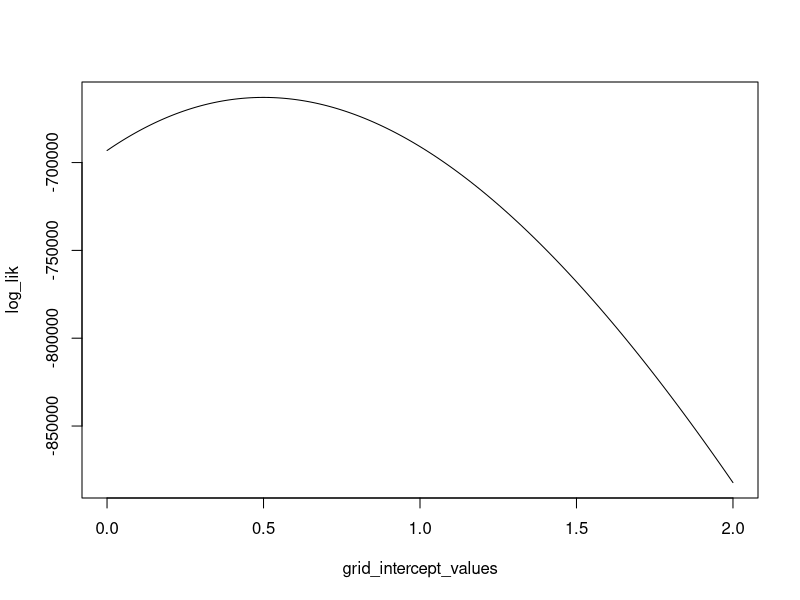

Generate this figure with R:
#### The following code will simulate data & estimate the parameters 
#### using the optim function 


#### Model with only intercept term 

#### define true values of the parameters #####
intercept = 0.5

n <- 1000000

 
#### set seed for reproducibility 
set.seed(55405)
#### generate a covariate 
age <- runif(n,0,100)

#### simulate the data #### 
p = exp(intercept)/(1+exp(intercept))

binomial_data <- rbinom(n,size=1,prob=p)


#### Write the log likelihood function 

log_lik_fun <- function(beta_0,data,age)
{
  
 
  
  
  
  
  
  n = length(data)
  
  sum(data * (beta_0 -log(1+exp(beta_0))) + (1-data) * (-1*log(1+exp(beta_0)))) 
  
  
  
  
  
}

#### Optimize the parameters using the optim function
#### Note fnscale=-1 turns it into a maximization problem 

intercept_estimate <- optim(0,log_lik_fun,age=age,data=binomial_data,control= list(fnscale=-1))$par 

#### Plotting the log likelihood function over a grid of values 

grid_intercept_values <- seq(0,2,0.01)

log_lik <- sapply(grid_intercept_values,log_lik_fun,data=binomial_data)

plot(grid_intercept_values,log_lik,type="l")






#### model with a single predictor ####

#### Define the true values of the parameters 

intercept = 0.5

slope =1 

#### set the seed for reproducibility 

set.seed(55405)

age <- rpois(n,5)

#### Simulate the data 

p1 = exp(intercept+slope*age)/(1+exp(intercept+slope*age))

binomial_data1 <- rbinom(n,size=1,prob=p1)


#### Define the log likelihood function 

log_lik_fun1 <- function(par,data,predictor)
{
  beta_0 = par[1]
  beta_1 = par[2]
  
  n = length(data)
  
  sum(data * (beta_0+beta_1*predictor-log(1+exp(beta_0+beta_1*predictor))) + (1-data) * (-1*log(1+exp(beta_0+beta_1*predictor)))) 
  
  
  
  
  
}

#### Estimate the parameters using the optim function 

par_est <- optim(c(0,0),log_lik_fun1,data=binomial_data1,predictor=age,control= list(fnscale=-1))$par


#

#intercept_vals <- seq(0,2,0.01)

#slope_vals <- seq(0,2,0.01)

#log_lik1 <-sapply(c(slope_vals,intercept_vals),log_lik_fun1,data=binomial_data1,predictor=age)

#plot(intercept_vals,log_lik1,type="l")